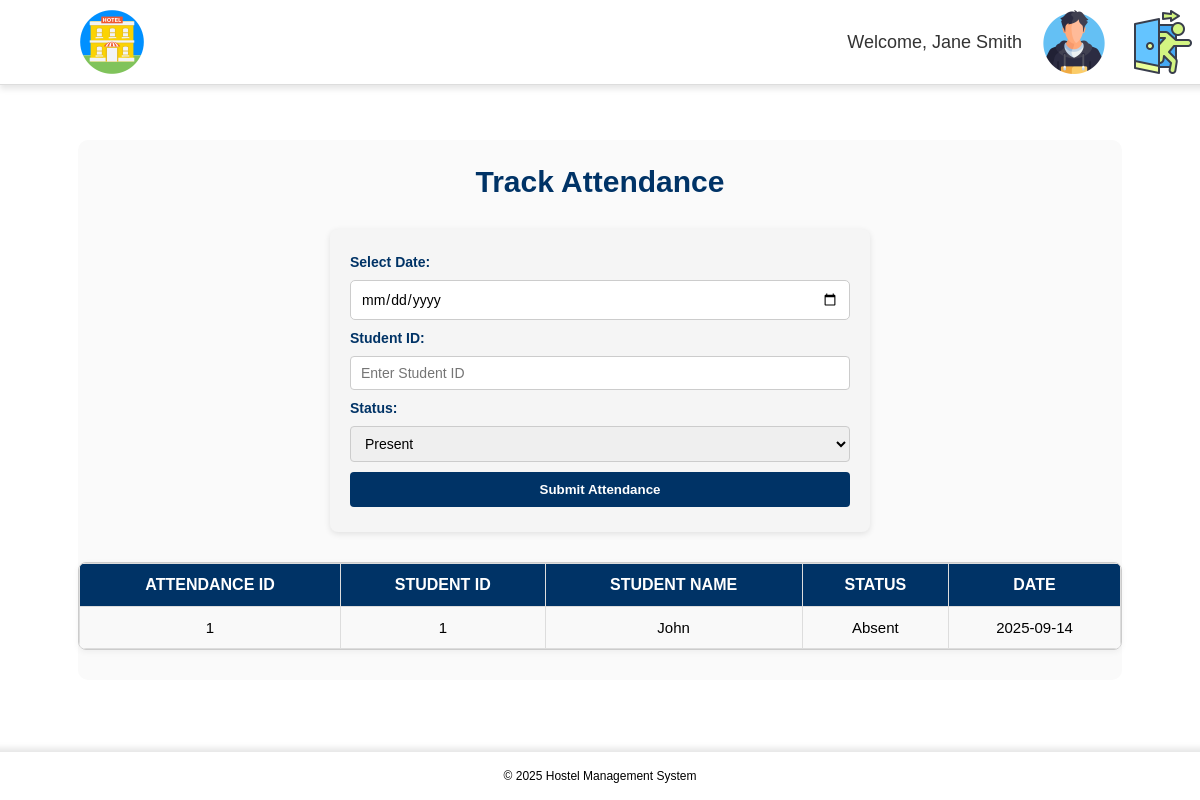
/View/track_attendance.php (signed in), run on the app's committed database.
### tables this page shows
CREATE TABLE `attendance` (
  `id` int(11) NOT NULL,
  `student_id` int(11) NOT NULL,
  `fullname` varchar(255) NOT NULL,
  `date` date DEFAULT NULL,
  `status` enum('Present','Absent') NOT NULL DEFAULT 'Absent'
);

### View/track_attendance.php (the view, shortened to what this page needs)
<?php
include "../Php/process_attendabce.php";
?>
<!DOCTYPE html>
<html>
<head>
    <link rel="stylesheet" href="../Css/track_attendance.css">
    <link rel="stylesheet" href="../Css/topbar.css">
</head>
<body>
    <?php include "topbar.php"; ?>
    <main>
        <section id="track-attendance">
            <h2>Track Attendance</h2>
            <form action="" method="POST">
                <label for="attendance_date">Select Date:</label>
                <input type="date" id="attendance_date" name="attendance_date" class="date-input">
                <label for="student_id">Student ID:</label>
                <input type="text" name="student_id" id="student_id" placeholder="Enter Student ID" class="request_input">
                <label for="attendance_status">Status:</label>
                <select name="status" id="attendance_status" class="status-select">
                    <option value="Present">Present</option>
                </select>
                <button type="submit" class="submit-btn">Submit Attendance</button>
            </form>
            <div class="table-container">
                <table class="attendance-table">
                    <thead>
                        <tr>
                            <th>Attendance ID</th>
                            <th>Student ID</th>
                            <th>Student Name</th>
                            <th>Status</th>
                            <th>Date</th>
                        </tr>
                    </thead>
                    <tbody id="attendance-table-body">
                        <?php
                        $query = "SELECT * FROM attendance";
                        $result = $conn->query($query);
                        if ($result->num_rows > 0) {
                            while ($row = $result->fetch_assoc()) {
                                echo "<tr>";
                                echo "<td>" . $row['id'] . "</td>";
                                echo "<td>" . $row['student_id'] . "</td>";
                                echo "<td>" . $row['fullname'] . "</td>";
                                echo "<td>" . $row['status'] . "</td>";
                                echo "<td>" . $row['date'] . "</td>";
                                echo "</tr>";
                            }
                        } else {
                            echo "<tr><td colspan='5'>No attendance records found.</td></tr>";
                        }
                        ?>
                    </tbody>
                </table>
            </div>
        </section>
    </main>
    <?php include "footer.php"; ?>
</body>
</html>

### Css/track_attendance.css (style rules this page uses)
#track-attendance { width: 90%; max-width: 1300px; margin: 20px auto; background-color: #fafafa; border-radius: 10px; text-align: center; }
#track-attendance h2 { font-size: 30px; color: #003366; margin-bottom: 10px; font-weight: 600; }
select, input[type="date"] { padding: 10px; font-size: 14px; border-radius: 5px; border: 1px solid #ccc; width: 100%; box-sizing: border-box; }
form { width: 100%; max-width: 500px; margin: 30px auto; padding: 25px 20px; background-color: #f5f5f5; border-radius: 8px; box-shadow: 0 2px 6px rgba(0,0,0,0.1); display: flex; flex-direction: column; gap: 10px; font-family: Arial, sans-serif; }
form label { font-weight: bold; color: #003366; font-size: 14px; text-align: left; }
form input, form select { width: 100%; padding: 8px 10px; font-size: 14px; border: 1px solid #ccc; border-radius: 4px; box-sizing: border-box; font-family: inherit; }
.submit-btn { padding: 10px 0; border: none; border-radius: 4px; background-color: #003366; color: white; font-weight: bold; cursor: pointer; }
.table-container { max-height: 500px; overflow-y: auto; border: 1px solid #ccc; border-radius: 8px; box-shadow: 0 2px 6px rgba(0,0,0,0.05); margin-bottom: 30px; }
.attendance-table { width: 100%; border-collapse: collapse; font-size: 15px; background-color: #f9f9f9; }
.attendance-table th, .attendance-table td { padding: 12px; text-align: center; border: 1px solid #ddd; vertical-align: middle; box-sizing: border-box; }
.attendance-table th { background-color: #003366; color: white; position: sticky; top: 0; z-index: 2; font-size: 16px; font-weight: bold; text-transform: uppercase; }

### Css/topbar.css (style rules this page uses)
body { font-family: Arial, sans-serif; margin: 0; padding: 0; display: flex; flex-direction: column; align-items: center; min-height: 100vh; overflow-x: hidden; }
main { width: 100%; padding: 20px; margin-top: 100px; display: flex; flex-direction: column; align-items: center; flex-grow: 1; overflow-y: auto; box-sizing: border-box; }

### data on the page
attendance: id "1", student "1", fullname "John", status "Absent", date "2025-09-14"

### other printed values
$_SESSION['name'] "Jane Smith"
